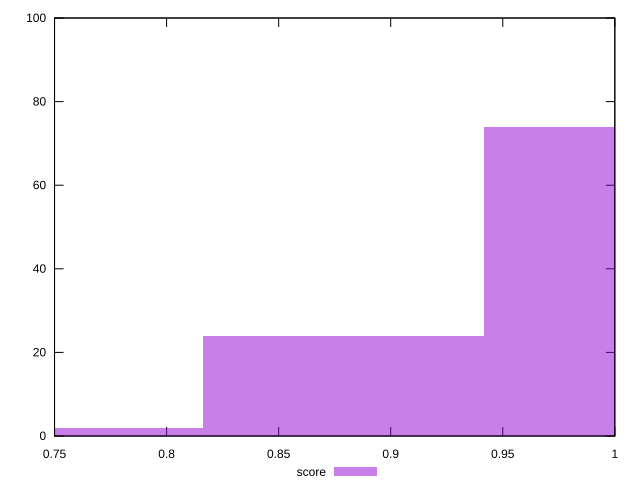

This figure's gnuplot source:
reset

$score <<EOF
1.004486614519616 74
0.8789257877046641 24
0.753364960889712 2
EOF

set key outside below
set boxwidth 0.125560826814952
set xrange [0.75:1]
set yrange [0:100]
set trange [0:100]
set style fill transparent solid 0.5 noborder
set terminal svg size 640, 490 enhanced background rgb 'white'
set output "reports/report_00028_2021-02-24T12-49-42.674Z/legacy-javascript/samples/astro/score/histogram.svg"

plot $score title "score" with boxes

reset
